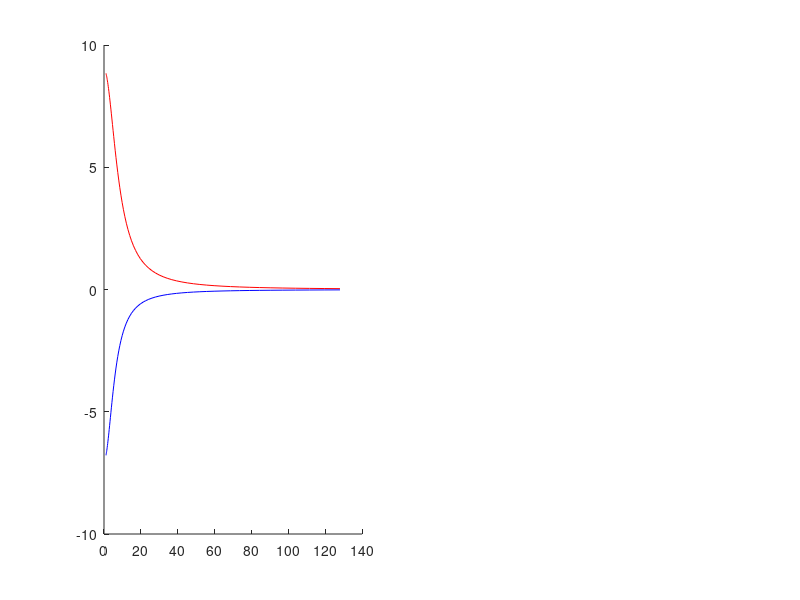

Reproduce this figure in MATLAB. (Note: this script raises an error after producing the figure.)
% plot watson model filters

% adjustable model parameters
g = [1 2 3];
gs = [0.5 0.7 0.9];
t_c = [0.01 0.02 0.03];

% fixed indpendent model parameters
nc = 9;
ns = 10;

% Frequencies
w = [2 4 8 16 32 64];
wDelta = min(diff(log10(w)));
upScale = 10;
wFit = 10.^(log10(min(w))-wDelta+wDelta/upScale:wDelta/upScale:log10(max(w))+wDelta);

Lw=[0.5 1 2 3];

figure
for x=1:length(g)
    G = g(x);
    Gs = gs(2);
    tc = t_c(2);
    ts = tc.*1.33;
    
    Hc = (wFit.*1i*2*pi*tc+1).^-1*nc;
    Hs = Gs*((wFit.*1i*2*pi*ts+1).^-1*ns);
    y = real(G*(Hc-Hs));
    
    subplot(1,2,1)
    hold on
    plot(wFit,real(Hc),'-r','Linewidth',Lw(x))
    plot(wFit,real(Hs).*-1,'-b','Linewidth',Lw(x))
    ax = gca; ax.TickDir = 'out'; ax.Box = 'off'; ax.XScale='log';
    title('Varying Amplitude')
    ylabel('center and surround filters')
    xlabel('frequency [hz]')
    legend(num2str(G))

    subplot(1,2,2)
    hold on
    plot(wFit,y,'-m','Linewidth',Lw(x))
    ax = gca; ax.TickDir = 'out'; ax.Box = 'off'; ax.XScale='log';
    ylabel('center+surround')
    xlabel('frequency [hz]')
    legend(num2str(G))
end

figure
for x=1:length(gs)
    G = g(2);
    Gs = gs(x);
    tc = t_c(2);
    ts = tc.*1.33;
    
    Hc = (wFit.*1i*2*pi*tc+1).^-1*nc;
    Hs = Gs*((wFit.*1i*2*pi*ts+1).^-1*ns);
    y = real(G*(Hc-Hs));
    
    subplot(1,2,1)
    hold on
    plot(wFit,real(Hc),'-r','Linewidth',Lw(x))
    plot(wFit,real(Hs).*-1,'-b','Linewidth',Lw(x))
    ax = gca; ax.TickDir = 'out'; ax.Box = 'off'; ax.XScale='log';
    title('Varying Surround Amplitude')
    ylabel('center and surround filters')
    xlabel('frequency [hz]')

    subplot(1,2,2)
    hold on
    plot(wFit,y,'-m','Linewidth',Lw(x))
    ax = gca; ax.TickDir = 'out'; ax.Box = 'off'; ax.XScale='log';
    ylabel('center+surround')
    xlabel('frequency [hz]')
end

figure
for x=1:length(t_c)
    G = g(2);
    Gs = gs(2);
    tc = t_c(x);
    ts = tc.*1.33;
    
    Hc = (wFit.*1i*2*pi*tc+1).^-1*nc;
    Hs = Gs*((wFit.*1i*2*pi*ts+1).^-1*ns);
    y = real(G*(Hc-Hs));
    
    subplot(1,2,1)
    hold on
    plot(wFit,real(Hc),'-r','Linewidth',Lw(x))
    plot(wFit,real(Hs).*-1,'-b','Linewidth',Lw(x))
    ax = gca; ax.TickDir = 'out'; ax.Box = 'off'; ax.XScale='log';
    title('Varying Time Constant')
    ylabel('center and surround filters')
    xlabel('frequency [hz]')

    subplot(1,2,2)
    hold on
    plot(wFit,y,'-m','Linewidth',Lw(x))
    ax = gca; ax.TickDir = 'out'; ax.Box = 'off'; ax.XScale='log';
    ylabel('center+surround')
    xlabel('frequency [hz]')
end